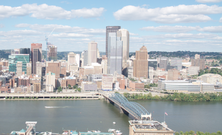
#> input picture HW2/data/incline_L.png, 222 x 135 px, shrunk from 947 x 576 before the run, found by its file name
$ python planarH.py   (older library calls are emulated)
#> lines starting #> are read from the running program, lines starting #| are printed output that depends on the picture
### HW2/abhayg/code/keypointDetect.py
import numpy as np
import cv2
import matplotlib.pyplot as plt

def createGaussianPyramid(im, sigma0=1,
        k=np.sqrt(2), levels=[-1,0,1,2,3,4]):
    if len(im.shape)==3:
        im = cv2.cvtColor(im, cv2.COLOR_BGR2GRAY)
    if im.max()>10:
        im = np.float32(im)/255
    im_pyramid = []
    for i in levels:
        sigma_ = sigma0*k**i
        im_pyramid.append(cv2.GaussianBlur(im, (0,0), sigma_))
    im_pyramid = np.stack(im_pyramid, axis=-1)
    return im_pyramid

# [23 lines left out: functions displayPyramid, displayKeypoints, not called in this run]

def createDoGPyramid(gaussian_pyramid, levels=[-1,0,1,2,3,4]):
    '''
    Produces DoG Pyramid
    Inputs
    Gaussian Pyramid - A matrix of grayscale images of size
                        [imH, imW, len(levels)]
    levels      - the levels of the pyramid where the blur at each level is
                   outputs
    DoG Pyramid - size (imH, imW, len(levels) - 1) matrix of the DoG pyramid
                   created by differencing the Gaussian Pyramid input
    '''
    ################
    # TO DO ...
    # compute DoG_pyramid here

    DoG_pyramid = []
    DoG_levels = levels[1:]
    for i in range(1, len(DoG_levels)+1):
        DoG_pyramid.append(gaussian_pyramid[:,:,i] - gaussian_pyramid[:,:,i-1])

    DoG_pyramid = np.stack(DoG_pyramid, axis=-1)
    return DoG_pyramid, DoG_levels

def computePrincipalCurvature(DoG_pyramid):
    '''
    Takes in DoGPyramid generated in createDoGPyramid and returns
    PrincipalCurvature,a matrix of the same size where each point contains the
    curvature ratio R for the corre-sponding point in the DoG pyramid

    INPUTS
        DoG Pyramid - size (imH, imW, len(levels) - 1) matrix of the DoG pyramid

    OUTPUTS
        principal_curvature - size (imH, imW, len(levels) - 1) matrix where each
                          point contains the curvature ratio R for the
                          corresponding point in the DoG pyramid
    '''
    principal_curvature = np.zeros((DoG_pyramid.shape[0], DoG_pyramid.shape[1], DoG_pyramid.shape[2]))
    ##################
    # TO DO ...
    # Compute principal curvature here
    for i in range(0, DoG_pyramid.shape[2]):
        sobelx = cv2.Sobel(DoG_pyramid[:,:,i],cv2.CV_64F,1,0,ksize=3)
        sobely = cv2.Sobel(DoG_pyramid[:,:,i],cv2.CV_64F,0,1,ksize=3)

        sobelxx = cv2.Sobel(sobelx,cv2.CV_64F,1,0,ksize=3)
        sobelyy = cv2.Sobel(sobely,cv2.CV_64F,0,1,ksize=3)
        sobelxy = cv2.Sobel(sobelx,cv2.CV_64F,0,1,ksize=3)
        sobelyx = cv2.Sobel(sobely,cv2.CV_64F,1,0,ksize=3)
        traceH = np.square(np.add(sobelxx,sobelyy))
        detH = np.subtract(np.multiply(sobelxx, sobelyy), np.multiply(sobelxy,sobelyx))
        principal_curvature[:,:,i] = np.divide(traceH, detH)
        principal_curvature[:,:,i] = np.nan_to_num(principal_curvature[:,:,i],0)
    return principal_curvature

def getLocalExtrema(DoG_pyramid, DoG_levels, principal_curvature,
        th_contrast=0.03, th_r=12):
    '''
    Returns local extrema points in both scale and space using the DoGPyramid

    INPUTS
        DoG_pyramid - size (imH, imW, len(levels) - 1) matrix of the DoG pyramid
        DoG_levels  - The levels of the pyramid where the blur at each level is
                      outputs
        principal_curvature - size (imH, imW, len(levels) - 1) matrix contains the
                      curvature ratio R
        th_contrast - remove any point that is a local extremum but does not have a
                      DoG response magnitude above this threshold
        th_r        - remove any edge-like points that have too large a principal
                      curvature ratio
     OUTPUTS
        locsDoG - N x 3 matrix where the DoG pyramid achieves a local extrema in both
               scale and space, and also satisfies the two thresholds.
    '''
    imh, imw, iml = DoG_pyramid.shape
    extremaTensor = np.zeros((11,imh,imw,iml))
    for layer in range(0, iml):
        temp_pyramid = np.pad(DoG_pyramid[:,:,layer],(1,1),mode='constant',constant_values=0)
        extremaTensor[0,:,:,layer] = np.roll(temp_pyramid,1,axis=1)[1:-1,1:-1] #right
        extremaTensor[1,:,:,layer] = np.roll(temp_pyramid,-1,axis=1)[1:-1,1:-1] #left
        extremaTensor[2,:,:,layer] = np.roll(temp_pyramid,1,axis=0)[1:-1,1:-1] #down
        extremaTensor[3,:,:,layer] = np.roll(temp_pyramid,-1,axis=0)[1:-1,1:-1] #up
        extremaTensor[4,:,:,layer] = np.roll(np.roll(temp_pyramid, 1, axis=1),1,axis=0)[1:-1,1:-1] #right,down
        extremaTensor[5,:,:,layer] = np.roll(np.roll(temp_pyramid, -1, axis=1),1,axis=0)[1:-1,1:-1] #left,down
        extremaTensor[6,:,:,layer] = np.roll(np.roll(temp_pyramid, -1, axis=1),-1,axis=0)[1:-1,1:-1] #left,up
        extremaTensor[7,:,:,layer] = np.roll(np.roll(temp_pyramid, 1, axis=1),-1,axis=0)[1:-1,1:-1] #right,up
        if layer == 0:
            extremaTensor[9,:,:,layer] = DoG_pyramid[:,:,layer+1] #layer above
        elif layer == iml-1:
            extremaTensor[8,:,:,layer] = DoG_pyramid[:,:,layer-1] #layer below
        else:
            extremaTensor[8,:,:,layer] = DoG_pyramid[:,:,layer-1] #layer below
            extremaTensor[9,:,:,layer] = DoG_pyramid[:,:,layer+1] #layer above
        extremaTensor[10,:,:,layer] = DoG_pyramid[:,:,layer]

    extremas = np.argmax(extremaTensor, axis=0)
    extremaPoints = np.argwhere(extremas==10)
    locsDoG = []

    for point in extremaPoints:
        if np.absolute(DoG_pyramid[point[0],point[1],point[2]]) > th_contrast and principal_curvature[point[0],point[1],point[2]] < th_r:
            point = [point[1], point[0], point[2]]
            locsDoG.append(point)

    locsDoG = np.stack(locsDoG, axis=-1)
    locsDoG = locsDoG.T
    return locsDoG

def DoGdetector(im, sigma0=1, k=np.sqrt(2), levels=[-1,0,1,2,3,4],
                th_contrast=0.03, th_r=12):
    '''
    Putting it all together

    Inputs          Description
    --------------------------------------------------------------------------
    im              Grayscale image with range [0,1].

    sigma0          Scale of the 0th image pyramid.

    k               Pyramid Factor.  Suggest sqrt(2).

    levels          Levels of pyramid to construct. Suggest -1:4.

    th_contrast     DoG contrast threshold.  Suggest 0.03.

    th_r            Principal Ratio threshold.  Suggest 12.

    Outputs         Description
    --------------------------------------------------------------------------

    locsDoG         N x 3 matrix where the DoG pyramid achieves a local extrema
                    in both scale and space, and satisfies the two thresholds.

    gauss_pyramid   A matrix of grayscale images of size (imH,imW,len(levels))
    '''
    ##########################
    # TO DO ....
    # compupte gauss_pyramid, gauss_pyramid here
    gauss_pyramid = createGaussianPyramid(im, sigma0, k, levels)
    DoG_pyramid, DoG_levels = createDoGPyramid(gauss_pyramid, levels)
    principal_curvature = computePrincipalCurvature(DoG_pyramid)
    locsDoG = getLocalExtrema(DoG_pyramid, DoG_levels, principal_curvature,th_contrast,th_r)
    return locsDoG, gauss_pyramid

# [19 lines that do not run on import are left out]

### HW2/abhayg/code/BRIEF.py
import numpy as np
import cv2
import os
from scipy.spatial.distance import cdist
from keypointDetect import DoGdetector
from keypointDetect import createDoGPyramid

import matplotlib.pyplot as plt


def makeTestPattern(patch_width=9, nbits=256):
    '''
    Creates Test Pattern for BRIEF

    Run this routine for the given parameters patch_width = 9 and n = 256

    INPUTS
    patch_width - the width of the image patch (usually 9)
    nbits      - the number of tests n in the BRIEF descriptor

    OUTPUTS
    compareX and compareY - LINEAR indices into the patch_width x patch_width image
                            patch and are each (nbits,) vectors.
    '''
    #############################
    # TO DO ...
    # Generate testpattern here
    lin_combinations = patch_width**2
    # random choice
    compareX = np.random.choice(lin_combinations, nbits).reshape((nbits,1))
    compareY = np.random.choice(lin_combinations, nbits).reshape((nbits,1))
    test_pattern_file = '../results/testPattern.npy'
    if not os.path.isdir('../results'):
        os.mkdir('../results')
    np.save(test_pattern_file, [compareX, compareY])
    return  compareX, compareY

# load test pattern for Brief
test_pattern_file = '../results/testPattern.npy'
if os.path.isfile(test_pattern_file):
    # load from file if exists
    compareX, compareY = np.load(test_pattern_file)
else:
    # produce and save patterns if not exist
    compareX, compareY = makeTestPattern(9,256)
    if not os.path.isdir('../results'):
        os.mkdir('../results')
    np.save(test_pattern_file, [compareX, compareY])

def computeBrief(im, gaussian_pyramid, locsDoG, k, levels,
    compareX, compareY):
    '''
    Compute Brief feature
     INPUT
     locsDoG - locsDoG are the keypoint locations returned by the DoG
               detector.
     levels  - Gaussian scale levels that were given in Section1.
     compareX and compareY - linear indices into the
                             (patch_width x patch_width) image patch and are
                             each (nbits,) vectors.


     OUTPUT
     locs - an m x 3 vector, where the first two columns are the image
    		 coordinates of keypoints and the third column is the pyramid
            level of the keypoints.
     desc - an m x n bits matrix of stacked BRIEF descriptors. m is the number
            of valid descriptors in the image and will vary.
    '''
    ##############################
    # TO DO ...
    # compute locs, desc here
    desc = []
    locs = []
    for point in locsDoG:
        layer = point[2]
        im = gaussian_pyramid[:,:,layer]
        x = point[1]
        y = point[0]
        impatch = im[x-4:x+5,y-4:y+5]
        P = impatch.transpose().reshape(-1)
        if P.shape[0] < 81:
            continue
        else:
            im_desc = []
            for (x,y) in zip(compareX, compareY):
                if P[x] < P[y]:
                    im_desc.append(1)
                else:
                    im_desc.append(0)
            if len(im_desc) > 0:
                desc.append(im_desc)
                locs.append(point)

    locs = np.stack(locs, axis=-1)
    desc = np.stack(desc, axis=-1)
    locs = locs.T
    desc = desc.T
    return locs, desc

def briefLite(im):
    '''
    INPUTS
    im - gray image with values between 0 and 1

    OUTPUTS
    locs - an m x 3 vector, where the first two columns are the image coordinates
            of keypoints and the third column is the pyramid level of the keypoints
    desc - an m x n bits matrix of stacked BRIEF descriptors.
            m is the number of valid descriptors in the image and will vary
            n is the number of bits for the BRIEF descriptor
    '''
    ###################
    # TO DO ...
    locsDoG, gauss_pyramid = DoGdetector(im)
    DoG_pyramid, levels = createDoGPyramid(gauss_pyramid)
    test_pattern_file = '../results/testPattern.npy'
    if os.path.isfile(test_pattern_file):
        compareX, compareY = np.load(test_pattern_file)
    locs, desc = computeBrief(im, DoG_pyramid, locsDoG, np.sqrt(2), levels, compareX, compareY)
    return locs, desc

def briefMatch(desc1, desc2, ratio=0.8):
    '''
    performs the descriptor matching
    inputs  : desc1 , desc2 - m1 x n and m2 x n matrix. m1 and m2 are the number of keypoints in image 1 and 2.
                                n is the number of bits in the brief
    outputs : matches - p x 2 matrix. where the first column are indices
                                        into desc1 and the second column are indices into desc2
    '''
    D = cdist(np.float32(desc1), np.float32(desc2), metric='hamming')
    # find smallest distance
    ix2 = np.argmin(D, axis=1)
    d1 = D.min(1)
    # find second smallest distance
    d12 = np.partition(D, 2, axis=1)[:,0:2]
    d2 = d12.max(1)
    r = d1/(d2+1e-10)
    is_discr = r<ratio
    ix2 = ix2[is_discr]
    ix1 = np.arange(D.shape[0])[is_discr]

    matches = np.stack((ix1,ix2), axis=-1)
    return matches

# [18 lines left out: function plotMatches, not called in this run]
    # plt.show()

# [26 lines that do not run on import are left out]
    # matches = briefMatch(desc1, desc2)
    # print (matches.shape)
    # plotMatches(im1,im2,matches,locs1,locs2)

### HW2/abhayg/code/planarH.py
import numpy as np
import cv2
from BRIEF import briefLite, briefMatch

def computeH(p1, p2):
    '''
    INPUTS:
        p1 and p2 - Each are size (2 x N) matrices of corresponding (x, y)'
                 coordinates between two images
    OUTPUTS:
     H2to1 - a 3 x 3 matrix encoding the homography that best matches the linear
            equation
    '''
    assert(p1.shape[1]==p2.shape[1])
    assert(p1.shape[0]==2)
    #############################
    # TO DO ...
    A = np.zeros((2*p1.shape[1],9))
    p1 = p1.T
    p2 = p2.T

    length = p1.shape[0]
    for i in range(0,length):
        u,v = p1[i,0], p1[i,1]
        x,y = p2[i,0], p2[i,1]
        A[i*2,:] = np.array([-x,-y,-1,0,0,0,x*u,y*u,u])
        A[i*2+1,:] = np.array([0,0,0,-x,-y,-1,v*x,v*y,v])

    [D,V] = np.linalg.eig(np.matmul(A.T,A))
    idx = np.argmin(D)
    H2to1 = np.reshape(V[:,idx], (3,3))
    return H2to1

def ransacH(matches, locs1, locs2, num_iter=5000, tol=2):
    '''
    Returns the best homography by computing the best set of matches using
    RANSAC
    INPUTS
        locs1 and locs2 - matrices specifying point locations in each of the images
        matches - matrix specifying matches between these two sets of point locations
        nIter - number of iterations to run RANSAC
        tol - tolerance value for considering a point to be an inlier

    OUTPUTS
        bestH - homography matrix with the most inliers found during RANSAC
    '''
    ###########################
    # TO DO ...
    H2to1 = np.zeros((3,3))
    maxInliers = -1
    bestInliers = np.zeros((1,1))

    num_matches = matches.shape[0]
    p1 = locs1[matches[:,0], 0:2].T
    p2 = locs2[matches[:,1], 0:2].T

    for i in range(0, num_iter):
        idx = np.random.choice(num_matches, 4)
        rand1 = p1[:,idx]
        rand2 = p2[:,idx]
        H = computeH(rand1, rand2)

        p2_est = np.append(p2.T, np.ones([len(p2.T),1]),1)
        p2_est = p2_est.T
        p1_est = np.matmul(H,p2_est)
        p1_est = p1_est/p1_est[2,:]

        actual_diff = np.square(p1[0,:] - p1_est[0,:]) + np.square(p1[1,:] - p1_est[1,:])
        inliers = actual_diff < tol**2
        numInliers = sum(inliers)

        if numInliers > maxInliers:
            maxInliers = numInliers
            bestInliers = inliers

    H2to1 = computeH(p1[:,bestInliers], p2[:,bestInliers])
    return H2to1

if __name__ == '__main__':
    # im1 = cv2.imread('../data/model_chickenbroth.jpg')
    # im2 = cv2.imread('../data/chickenbroth_01.jpg')
    # im2 = cv2.imread('../data/model_chickenbroth.jpg')
    im1 = cv2.imread('../data/incline_L.png')
#> im1 is the input picture: shape (135, 222, 3); mean B, G, R 188.8, 185.2, 178.7
    im2 = cv2.imread('../data/incline_R.png')
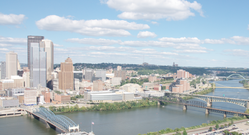
#> input picture HW2/data/incline_R.png, 249 x 135 px, shrunk from 1064 x 576 before the run, found by its file name
#> im2 is the input picture: shape (135, 249, 3); mean B, G, R 195.1, 188.5, 177.3
    locs1, desc1 = briefLite(im1)
#> the loop in createGaussianPyramid, `for i in levels:` made 6 passes
#> sigma_ on passes 1 to 6: 0.707, 1, 1.41, 2, 2.83, 4
#> after the loop in createGaussianPyramid, `for i in levels:`: im_pyramid = 6 items
#> after the loop in createDoGPyramid, `for i in range(1, len(DoG_levels)+1):`: DoG_pyramid = 5 items
#> in DoGdetector, `DoG_pyramid, DoG_levels = createDoGPyramid(gauss_pyramid, levels)`: DoG_levels = [0, 1, 2, 3, 4]
#> after the loop in getLocalExtrema, `for layer in range(0, iml):`:
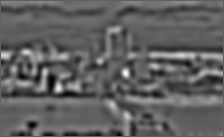
#> temp_pyramid: shape (137, 224) float32; min -0.0558, max 0.0917, mean 8.45e-06; drawn with min black and max white
#> in getLocalExtrema, `extremaPoints = np.argwhere(extremas==10)`: extremaPoints = 2312 rows, first 8: [0, 0, 4], [0, 5, 0], [0, 9, 0], [0, 20, 4], [0, 30, 4], [0, 39, 4], [0, 49, 4], [0, 62, 0]
#> the loop in getLocalExtrema, `for point in extremaPoints:` made 2312 passes
#> point on passes 1 to 12: [0, 0, 4], [0, 5, 0], [0, 9, 0], [0, 20, 4], [0, 30, 4], [0, 39, 4], [0, 49, 4], [0, 62, 0], [0, 67, 0], [0, 69, 1], [0, 70, 2], [0, 108, 0]
#> after the loop in getLocalExtrema, `for point in extremaPoints:`: locsDoG = 376 items, first 6: [118, 27, 2], [119, 27, 1], [115, 28, 4], [116, 28, 3], [107, 29, 2], [108, 29, 3]
#> in getLocalExtrema, `locsDoG = locsDoG.T`: locsDoG = 376 rows, first 8: [118, 27, 2], [119, 27, 1], [115, 28, 4], [116, 28, 3], [107, 29, 2], [108, 29, 3], [128, 35, 1], [128, 38, 1]
#> in briefLite, `DoG_pyramid, levels = createDoGPyramid(gauss_pyramid)`: levels = [0, 1, 2, 3, 4]
#> the loop in computeBrief, `for point in locsDoG:` made 376 passes
#> (point, layer) on passes 1 to 3: ([118, 27, 2], 2), ([119, 27, 1], 1), ([115, 28, 4], 4)
#> after the loop in computeBrief, `for point in locsDoG:`: desc = 355 items; locs = 355 items, first 6: [118, 27, 2], [119, 27, 1], [115, 28, 4], [116, 28, 3], [107, 29, 2], [108, 29, 3]
#> in computeBrief, `desc = np.stack(desc, axis=-1)`:
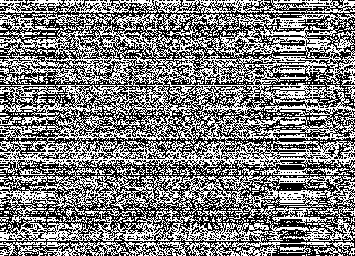
#> desc: shape (256, 355) int64; values 0 (black) and 1 (white), 49.2% white in thin lines or dots
#> in computeBrief, `locs = locs.T`: locs = 355 rows, first 8: [118, 27, 2], [119, 27, 1], [115, 28, 4], [116, 28, 3], [107, 29, 2], [108, 29, 3], [128, 35, 1], [128, 38, 1]
#> locs1 has the same summary as locs in computeBrief
    locs2, desc2 = briefLite(im2)
#> the loop in createGaussianPyramid (call 2), `for i in levels:` made 6 passes
#> after the loop in computePrincipalCurvature (call 2), `for i in range(0, DoG_pyramid.shape[2]):`:
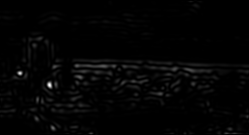
#> traceH: shape (135, 249) float64; min 0, max 1.62, mean 0.0262; drawn with min black and max white
#> call 2 of getLocalExtrema, with DoG_pyramid = array of shape (135, 249, 5), principal_curvature = array of shape (135, 249, 5), th_contrast = 0.03, th_r = 12
#> after the loop in getLocalExtrema (call 2), `for layer in range(0, iml):`:
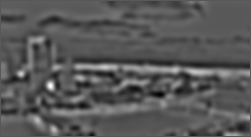
#> temp_pyramid: shape (137, 251) float32; min -0.0532, max 0.1, mean -1.7e-06; drawn with min black and max white
#> in getLocalExtrema (call 2), `extremaPoints = np.argwhere(extremas==10)`: extremaPoints = 2473 rows, first 8: [0, 0, 4], [0, 12, 4], [0, 37, 0], [0, 39, 0], [0, 45, 4], [0, 52, 0], [0, 58, 4], [0, 61, 0]
#> the loop in getLocalExtrema (call 2), `for point in extremaPoints:` made 2473 passes
#> point on passes 1 to 12: [0, 0, 4], [0, 12, 4], [0, 37, 0], [0, 39, 0], [0, 45, 4], [0, 52, 0], [0, 58, 4], [0, 61, 0], [0, 70, 4], [0, 79, 4], [0, 95, 4], [0, 97, 2]
#> after the loop in getLocalExtrema (call 2), `for point in extremaPoints:`: locsDoG = 289 items, first 6: [191, 0, 2], [42, 37, 1], [28, 38, 0], [38, 38, 4], [40, 38, 3], [28, 39, 1]
#> in getLocalExtrema (call 2), `locsDoG = locsDoG.T`: locsDoG = 289 rows, first 8: [191, 0, 2], [42, 37, 1], [28, 38, 0], [38, 38, 4], [40, 38, 3], [28, 39, 1], [30, 39, 3], [31, 39, 4]
#> the loop in computeBrief (call 2), `for point in locsDoG:` made 289 passes
#> (point, layer) on passes 1 to 3: ([191, 0, 2], 2), ([42, 37, 1], 1), ([28, 38, 0], 0)
#> pass 1, in computeBrief (call 2), `im = gaussian_pyramid[:,:,layer]`:
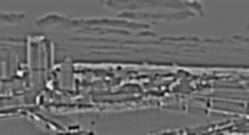
#> im: shape (135, 249) float32; min -0.0612, max 0.0846, mean -5.33e-06; drawn with min black and max white
#> in computeBrief (call 2), `desc = np.stack(desc, axis=-1)`: desc: shape (256, 271) int64; values 0 (black) and 1 (white), 49.3% white in thin lines or dots
    matches = briefMatch(desc1, desc2)
#> in briefMatch, `D = cdist(np.float32(desc1), np.float32(desc2), metric='hamming')`:
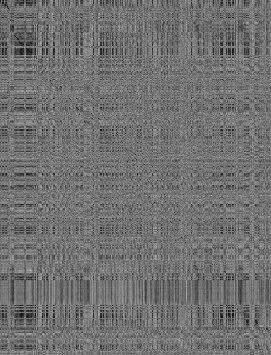
#> D: shape (355, 271) float64; min 0.0312, max 0.754, mean 0.446
    # p1=locs1[matches[:,0], 0:2].T
    # p2=locs2[matches[:,1], 0:2].T
    # H = computeH(p1,p2)
    H2to1 = ransacH(matches, locs1, locs2, num_iter=10000, tol=2)
    print (H2to1)
#| [[-7.75002066e-03  4.38210234e-04 -9.98662097e-01]
#|  [ 9.04318842e-04 -1.02777015e-02  4.86772664e-02]
#|  [ 1.74566967e-05  8.67400269e-07 -1.17403523e-02]]
